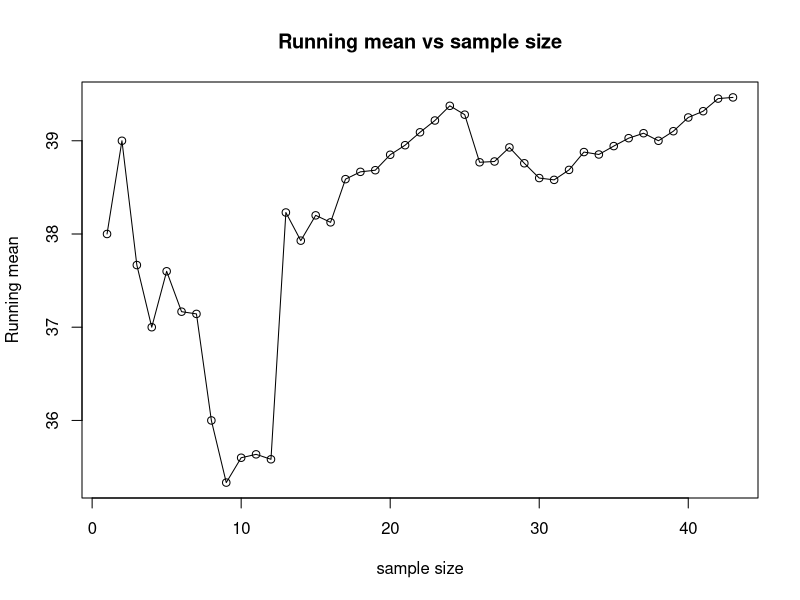

Write the R code that produced this figure.
# Create the sample
s1 <- c(38,40,35,35,40,35,37)
s2 <- c(28,30,38,36,35,70)
s3 <- c(34,42,37,46,40,39,42)
s4 <- c(41,42,42,43,37,26,39)
s5 <- c(43,34,34,38,42,45,38,42)
s6 <- c(42,41,36,43,45,42,45,40)
sample <- c(s1,s2,s3,s4,s5,s6)

# Create an empty vector to store running mean for each sample size.
running_mean <- vector(mode="numeric", length=length(sample))

# Loop and calculate mean of first i observations in each iteration.
# Sample size increases by in each iteration.
for (i in 1:length(sample)) {
  running_mean[i] <- mean(sample[1:i])
}

#Plot
plot(1:length(sample),running_mean,xlab="sample size", ylab="Running mean", main= "Running mean vs sample size")
lines(1:length(sample),running_mean)